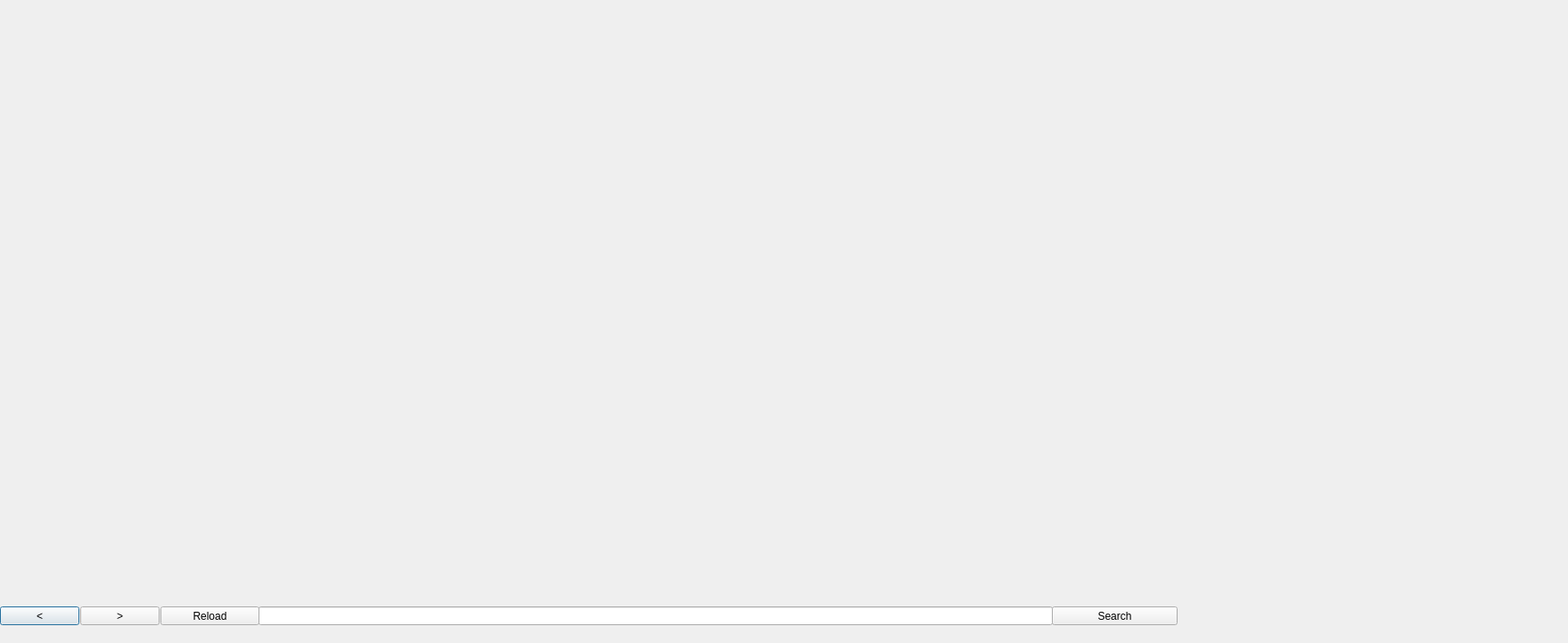
<?xml version="1.0" encoding="UTF-8"?>
<ui version="4.0">
 <class>nextTab</class>
 <widget class="QDialog" name="nextTab">
  <property name="geometry">
   <rect>
    <x>0</x>
    <y>0</y>
    <width>1759</width>
    <height>721</height>
   </rect>
  </property>
  <property name="windowTitle">
   <string>New Tab</string>
  </property>
  <widget class="QPushButton" name="back">
   <property name="geometry">
    <rect>
     <x>0</x>
     <y>680</y>
     <width>89</width>
     <height>21</height>
    </rect>
   </property>
   <property name="text">
    <string>&lt;</string>
   </property>
  </widget>
  <widget class="QPushButton" name="forward">
   <property name="geometry">
    <rect>
     <x>90</x>
     <y>680</y>
     <width>89</width>
     <height>21</height>
    </rect>
   </property>
   <property name="text">
    <string>&gt;</string>
   </property>
  </widget>
  <widget class="QPushButton" name="reload">
   <property name="geometry">
    <rect>
     <x>180</x>
     <y>680</y>
     <width>111</width>
     <height>21</height>
    </rect>
   </property>
   <property name="text">
    <string>Reload</string>
   </property>
  </widget>
  <widget class="QLineEdit" name="urlEditButton">
   <property name="geometry">
    <rect>
     <x>290</x>
     <y>680</y>
     <width>891</width>
     <height>21</height>
    </rect>
   </property>
  </widget>
  <widget class="QPushButton" name="searchButton">
   <property name="geometry">
    <rect>
     <x>1180</x>
     <y>680</y>
     <width>141</width>
     <height>21</height>
    </rect>
   </property>
   <property name="text">
    <string>Search</string>
   </property>
  </widget>
 </widget>
 <resources/>
 <connections/>
</ui>
